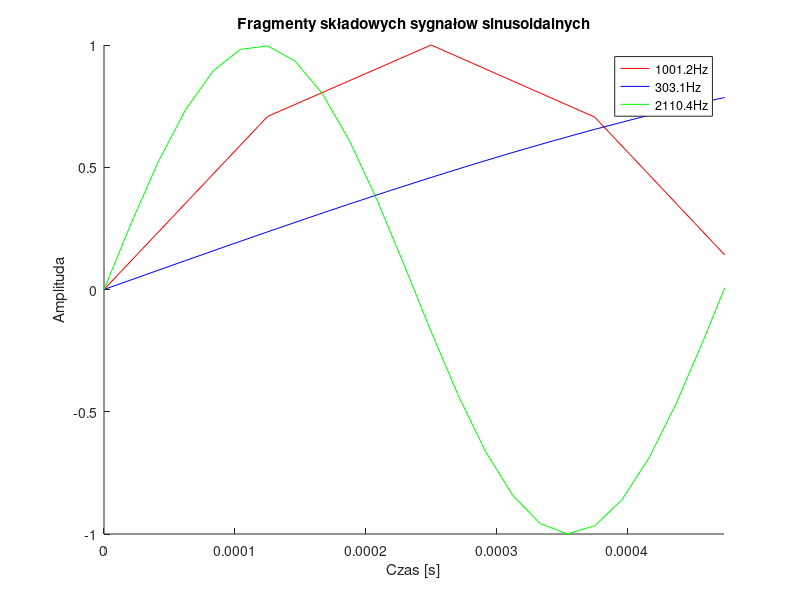
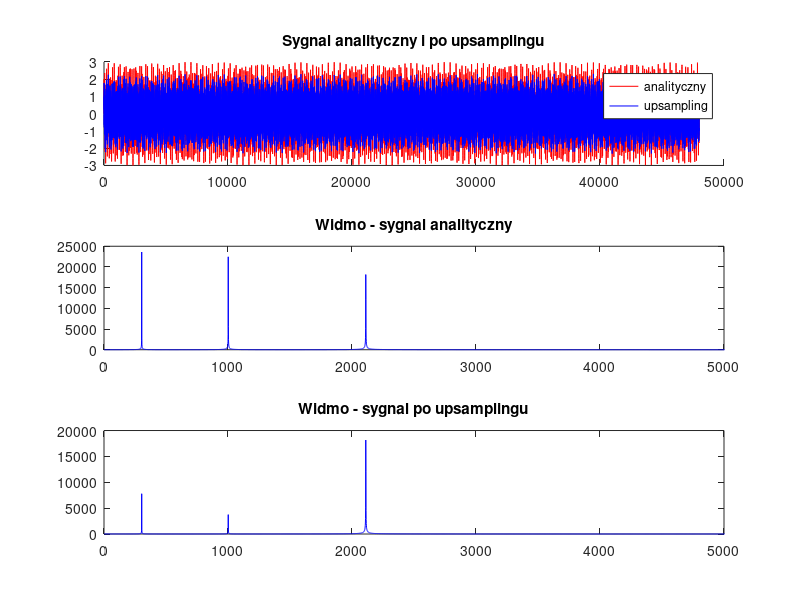
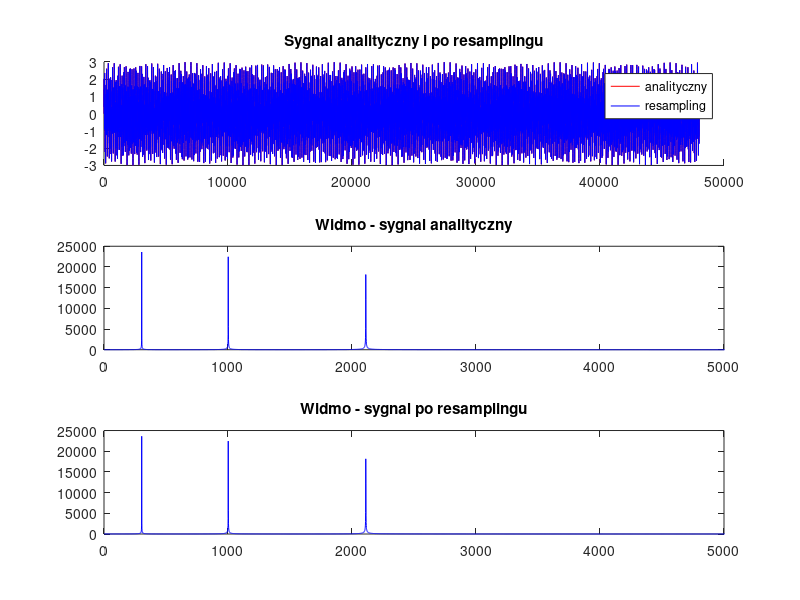

Write MATLAB code to recreate these figures, in order. (Note: this script raises an error after producing the figures.)
clear all; close all; clc;

%% Dane trzech sygnałów sinusoidalnych
f1 = 1001.2;
f2 = 303.1;
f3 = 2110.4;

fs1 = 8e3;
fs2 = 32e3;
fs3 = 48e3;

t1 = 0:1/fs1:1-1/fs1;
t2 = 0:1/fs2:1-1/fs2;
t3 = 0:1/fs3:1-1/fs3;

%% Tworzenie i plotowanie sygnałów sinusoidalnych
x1 = sin(2*pi*f1*t1);
x2 = sin(2*pi*f2*t2);
x3 = sin(2*pi*f3*t3);

figure('Name','Fragmenty składowych sygnałow sinusoidalnych');
hold on;
plot(t1,x1,'r');
plot(t2,x2,'b');
plot(t3,x3,'g');
title('Fragmenty składowych sygnałow sinusoidalnych');
legend('1001.2Hz','303.1Hz','2110.4Hz');
xlabel('Czas [s]');
ylabel('Amplituda');
hold off;

xlim([0 1/f3]);

%% Suma trzech sygnalow sinusoidalnych analitycznie
x4 = sin(2*pi*f1*t3) + sin(2*pi*f2*t3) + sin(2*pi*f3*t3);

%% upsampling
x1up = upsample(x1,fs3/fs1);            % x1 z 8khz  na 48khz 
x2up = decimate(upsample(x2,3),2);      % x2 z 32khz na 96khz i potem co druga probka -> 48khz
x4_upsampling = x1up + x2up + x3;

%% resampling
x1re  = resample(x1,fs3,fs1);           % x1 z 8khz na 48khz 
[P,Q] = rat(fs3/fs2);
x2re  = resample(x2,P,Q);               % x2 z 32khz na 96khz i potem co druga probka -> 48khz
x4_resampling = x1re + x2re + x3;

%% Porownanie sygnałów analitycznego i po upsamplingu
figure('Name','Porownanie sygnałów analitycznego i po upsamplingu');
set(figure(2),'units','points');

subplot(3,1,1);
hold all;
plot(x4, 'r');
plot(x4_upsampling, 'b');
title('Sygnal analityczny i po upsamplingu');
legend('analityczny','upsampling');

subplot(3,1,2);
plot(abs(fft(x4)),'b');
title('Widmo - sygnal analityczny');
xlim([0 0.5e4]);

subplot(3,1,3);
plot(abs(fft(x4_upsampling)),'b');
title('Widmo - sygnal po upsamplingu');
xlim([0 0.5e4]);

%{
sound(x4, fs3);
pause(2);
sound(x4_upsampling, fs3);
%}

%% Porownanie sygnałów analitycznego i po resamplingu
figure('Name','Porownanie sygnałów analitycznego i po resamplingu');
set(figure(3),'units','points');

subplot(3,1,1);
hold all;
plot(x4, 'r');
plot(x4_resampling, 'b');
title('Sygnal analityczny i po resamplingu');
legend('analityczny','resampling');

subplot(3,1,2);
plot(abs(fft(x4)),'b');
title('Widmo - sygnal analityczny');
xlim([0 0.5e4]);

subplot(3,1,3);
plot(abs(fft(x4_resampling)),'b');
title('Widmo - sygnal po resamplingu');
xlim([0 0.5e4]);

%{
pause(4);
sound(x4, fs3);
pause(2);
sound(x4_resampling, fs3);
%}

%% MIKS x1 i x2
[x1wav, fs1w] = audioread('x1.wav');
[x2wav, fs2w] = audioread('x2.wav');
x1wav = x1wav(:,1)';
x2wav = x2wav';
f_wav = 48e3;                                               % resampling do 48e3

%interpolacja wav1
[P1,Q1] = rat(f_wav/fs1w);
x1_resamp = resample(x1wav, P1,Q1);
vector1 = linspace(1, length(x1wav), 1.5*length(x1wav));    % 1,5*32kHz ->48kHz
x1wav_interp = interp1(x1wav, vector1);

%interpolacja wav2
[P2,Q2] = rat(f_wav/fs2w);
x2_resamp = resample(x2wav, P2,Q2);
vector2 = linspace(1, length(x2wav), 6*length(x2wav));      % 6*8kHz ->48kHz
x2wav_interp = interp1(x2wav, vector2);

miks = x1wav_interp;                                                        % sygnał 1
miks(1:length(x2wav_interp)) = miks(1:length(x2wav_interp)) + x2wav_interp; % sygnał 2 dodany do 1
 
% sound(miks(1:length(x1wav_interp)), f_wav);